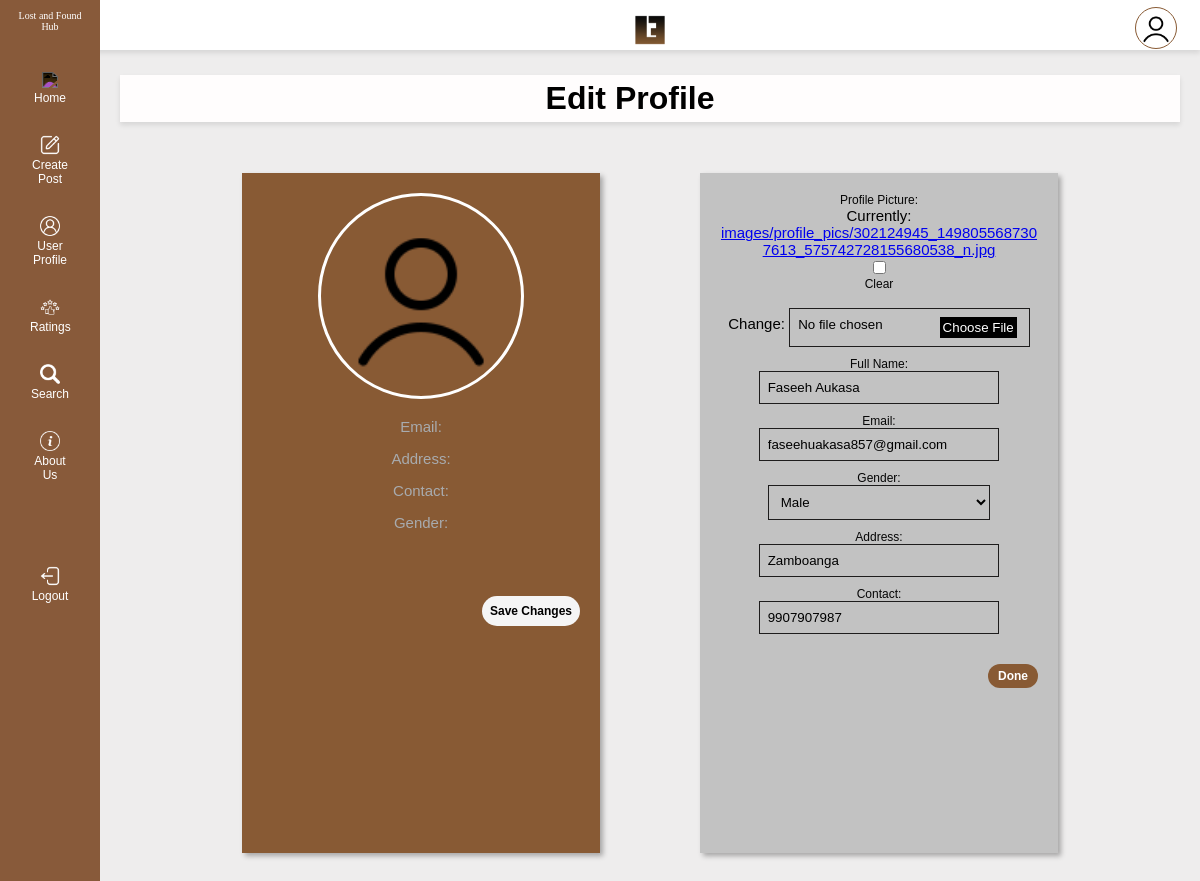
Screenshot of /edit-profile/4/ (signed in) with the database file from the repository.
### myapp/models.py (models this page shows, shortened)
class CustomUser(AbstractUser):
    userID = models.AutoField(primary_key=True)
    full_name = models.CharField(max_length=255)
    gender = models.CharField(max_length=10)
    email = models.EmailField(max_length=200)
    address = models.CharField(max_length=255)
    contact = models.CharField(max_length=15)
    profile_pic = models.ImageField(upload_to='images/profile_pics/', null=True, blank=True)
    is_admin = models.BooleanField(default=False)

### myapp/views.py (the view)
# urls.py: path('edit-profile/<int:pk>/', views.edit_profile, name='edit_profile'),
@login_required(login_url='/')
def edit_profile(request, pk):
    user = get_object_or_404(CustomUser, pk=pk)
    if request.method == "POST":
        form = EditProfileForm(request.POST, request.FILES, instance=user)
        if form.is_valid():
            form.save()
            return redirect('myapp:edit_profile', pk=pk)  # Redirect to the 'edit_profile' URL with the appropriate primary key
    else:
        form = EditProfileForm(instance=user)
    return render(request, 'myapp/edit_user.html', {'form': form})

### myapp/forms.py
class EditProfileForm(forms.ModelForm):
    GENDER_CHOICES = (
        ('male', 'Male'),
        ('female', 'Female'),
    )
    gender = forms.ChoiceField(choices=GENDER_CHOICES)
    class Meta:
        model = CustomUser
        fields = ['full_name', 'gender', 'email', 'address', 'contact', 'profile_pic']

### myapp/templates/myapp/edit_user.html (shortened to what this page needs)
{%load static%}
<!DOCTYPE html>
<html lang="en">
<head>
    <link rel="stylesheet" href="{% static 'myapp/css/user-edit.css' %}">
</head>
<body>
    <header>
    <div id="content">
        </div>
        <div class="logo-image">
            <img src="{% static 'myapp/img/lflogo.png' %}">
          </div>
        <div class="user-name">
            {% if user.full_name %}
            <span>{{ user.full_name }}</span>
    {% else %}
    <span style='color:transparent;'>halu</span>
    {% endif %}
    </div>
    <div class="user-profile-pic">
        {% if user.profile_pic %}
        <img src="{{ user.profile_pic.url }}" alt="Profile Picture">
    {% else %}
        <img src="{% static 'myapp/img/user.png' %}" class="user-profile-pic">
    {% endif %}
    </div>
        </header>
        <div id="sidebar" class="collapsed">
            <p>Lost and Found Hub</p>
            <a href="/home"><img src="{% static 'myapp/img/home-button.png' %}"> Home</a>
                <a href="/create-post"><img src="{% static 'myapp/img/edit.png' %}">Create Post</a>
                <a href="/user-profile"><img src="{% static 'myapp/img/user1.png' %}">User Profile</a>
                <a href="/ratings"><img src="{% static 'myapp/img/rate.png' %}">Ratings</a>
                <a href="/search"><img src="{% static 'myapp/img/search.png' %}">Search</a>
                <a href="/about_us"><img src="{% static 'myapp/img/info.png' %}">About Us</a>
                <br>
                <br>
                <br>
                <a href="/logout"><img src="{% static 'myapp/img/logout.png' %}">Logout</a>
     </div>
        <div id="main">
            <h1>Edit Profile</h1>
            <div id= "container">
                <div id="container1">
                    <div class="profile-picture">
                            {% if user.profile_pic %}
                            <img src="{{ user.profile_pic.url }}" alt="Profile Picture">
                        {% else %}
                            <img src="{% static 'myapp/img/user.png' %}" class="user-profile-pic">
                        {% endif %}
                    </div>
                    <div class="profile-info">
                        <p><span class="label">Email: </span>{{ user.email }}</p>
                        <p><span class="label">Address: </span>{{ user.address }}</p>
                        <p><span class="label">Contact: </span>{{ user.contact }}</p>
                        <p><span class="label">Gender: </span>{{ user.gender }}</p>
                        <a href="/user-profile">Save Changes</a>
                    </div>
                </div>
        <div id= "container2">
            <form method="post" enctype="multipart/form-data">
                <div class="form-group">
                    <label for="{{ form.profile_pic.id_for_label }}">Profile Picture:</label>
                    {{ form.profile_pic }}
                </div>
                <div class="form-group">
                    <label for="{{ form.full_name.id_for_label }}">Full Name:</label>
                    {{ form.full_name }}
                </div>
                <div class="form-group">
                    <label for="{{ form.email.id_for_label }}">Email:</label>
                    {{ form.email }}
                </div>
                <div class="form-group">
                    <label for="{{ form.gender.id_for_label }}">Gender:</label>
                    {{form.gender}}
                </div>
                <div class="form-group">
                    <label for="{{ form.address.id_for_label }}">Address:</label>
                    {{ form.address }}
                </div>
                <div class="form-group">
                    <label for="{{ form.contact.id_for_label }}">Contact:</label>
                    {{ form.contact }}
                </div>
                <button type="submit" class="done-button">Done</button>
            </form>
        </div>
    </div>
</div>
</body>
</html>

### myapp/static/myapp/css/user-edit.css (style rules this page uses)
body, html { margin: 0; padding: 0; font-family: Arial, Helvetica, sans-serif; background-color: #EEEDED; position: relative; height: 100%; }
header { position: relative; height: 30px; justify-content: space-between; align-items: center; background-color: #ffff; color: rgb(0, 0, 0); padding: 10px; box-shadow: 0px 3px 5px rgba(0, 0, 0, 0.1); }
#content { margin-left: 0; transition: margin-left 0.3s; top: 7px; left: 15px; padding: 10px; position: absolute; z-index: 1; transition: 1s ease-in-out; }
#sidebar { background-color: #885A3A; height: 100%; width: 100px; position: fixed; top: 0; left: 0; text-align: center; overflow-x: hidden; padding-top: 50px; transition: left .7s ease-in-out; }
#sidebar p { color: #ffffff; font-family: 'Times New Roman', Times, serif; font-size: 10px; padding: 10px; margin-top: -50px; }
#sidebar a { padding: 30px; padding-bottom: 10px; padding-top: 20px; text-decoration: none; text-align: center; font-size: 12px; color: #ffffff; display: block; word-spacing: 10px; margin: 0; }
#sidebar img { width: 20px; filter: invert(); }
#main { position: relative; transition: margin-left .5s; padding: 20px; margin-left: 100px; }
#content { transition: margin 0.5s; }
#container { overflow: hidden; word-wrap: break-word; display: flex; font-size: medium; column-count: 2; justify-content: center; position: relative; }
h1 { background-color: #FFFDFD; margin-top: 5px; padding: 5px; text-align: center; box-shadow: 0px 3px 5px rgba(0, 0, 0, 0.1); }
#container1 { margin: 30px 50px; width: 30%; height: 80vh; box-shadow: 3px 3px 5px rgba(0, 0, 0, 0.3); padding: 20px; text-align: center; background-color: #885A34; font-size: 15px; }
#container2 { margin: 30px 50px; width: 30%; height: 80vh; box-shadow: 3px 3px 5px rgba(0, 0, 0, 0.3); padding: 20px; text-align: center; background-color: #c2c2c2; font-size: 15px; }
.user-profile-pic img { position: relative; margin-right: 13px; width: 40px; height: 40px; border-radius: 50%; float: right; bottom: 60px; border: 1px solid #885A34; }
.user-name { position: relative; text-align: right; margin-right: 60px; font-weight: bold; font-size: 15px; bottom: 30px; }
.logo-image img { position: relative; width: 40px; margin: 0 auto; display: block; left: 50px; z-index: 2; }
.profile-picture img { height: 200px; width: 200px; border-radius: 50%; display: block; border: solid 3px white; margin-left: 100px; margin: 0 auto; z-index: 2; }
.label { color: #a8abae; }
.form-group { margin-bottom: 10px; }
.form-group label { font-size: 12px; color: #060606; display: block; }
.form-group input, .form-group select { width: 70%; padding: 8px; border: 1px solid rgb(29, 28, 28); background-color: #c2c2c2; }
.profile-info p { color: #ffff; }
.profile-info a { background-color: #f5f5f5; padding: 8px; color: #000; font-size: 12px; border-radius: 15px; float: right; margin-top: 50px; font-weight: bold; text-decoration: none; }
.done-button { float: right; border: none; padding: 5px; border-radius: 12px; width: 50px; font-weight: bold; font-size: 12px; margin-top: 20px; color: #fff; background-color: #885A34; }

### rows the page displays
CustomUser: full_name "Faseeh Aukasa", email "faseehuakasa857@gmail.com", gender "Male", address "Zamboanga", contact "9907907987"
